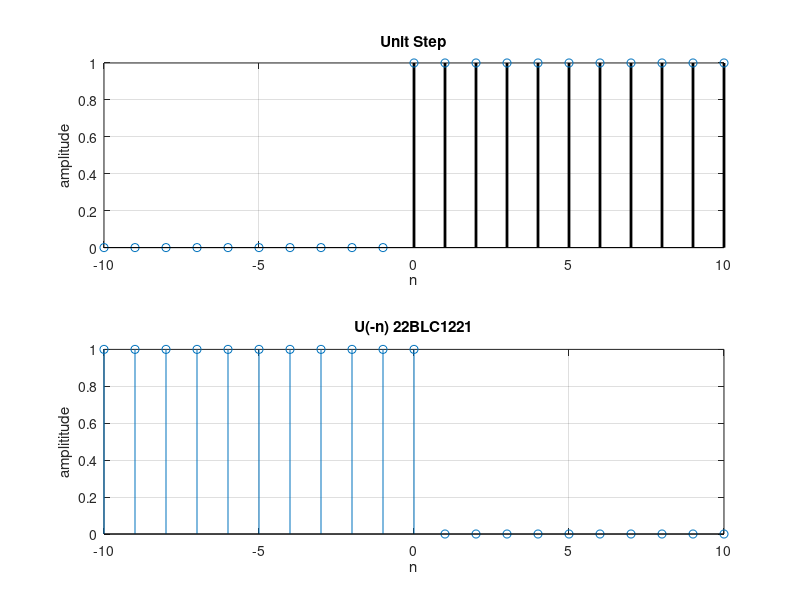

MATLAB code to generate this figure:
clc 
clear all; 
close all;
figure(1);
n=-10:10;
y = [zeros(1,10),ones(1,11)];
subplot(2,1,1);
stem(n,y,"color","k","LineWidth",2);
grid on
xlabel('n')
ylabel('amplitude')
title("Unit Step");
n=-10:10;
y=[ones(1,11),zeros(1,10)];
subplot(2,1,2);
stem(n,y);
grid on
xlabel('n');
ylabel('amplititude')
title(['U(-n) 22BLC1221'])
